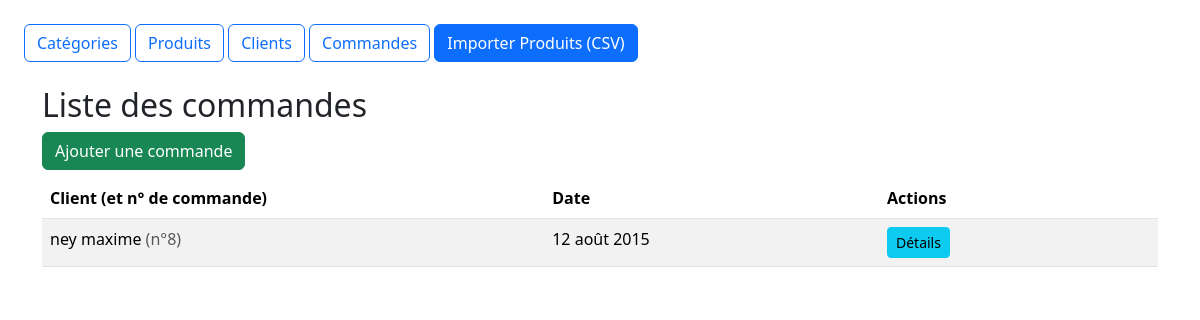
Page /driveapp/commande/ on the committed database.
### driveapp/models.py (models this page shows, shortened)
class Commande(models.Model):
    id_commandes = models.AutoField(primary_key=True)
    numero_commande = models.DecimalField(max_digits=10, decimal_places=0)
    id_client = models.ForeignKey(Client, on_delete=models.CASCADE, db_column='id_client')
    date = models.DateField()

class Client(models.Model):
    id_clients = models.AutoField(primary_key=True)
    nom = models.CharField(max_length=255)
    prenom = models.CharField(max_length=255)
    date_inscription = models.DateField()
    adresse = models.CharField(max_length=255)

### driveapp/views.py (the view)
# urls.py: path('commande/', views.liste_commandes, name='liste_commandes'),
def liste_commandes(request):
    commandes = Commande.objects.all()
    return render(request, 'driveapp/commande/liste.html', {'commandes': commandes})

### driveapp/templates/driveapp/commande/liste.html (shortened to what this page needs)
{% extends 'driveapp/base.html' %}
{% block content %}
<h2>Liste des commandes</h2>
<a href="{% url 'ajouter_commande' %}" class="btn btn-success mb-2">Ajouter une commande</a>
<table class="table table-striped">
    <thead>
        <tr>
            <th style="width: 45%">Client (et n° de commande)</th>
            <th style="width: 30%">Date</th>
            <th style="width: 25%">Actions</th>
        </tr>
    </thead>
    <tbody>
        {% for commande in commandes %}
        <tr>
            <td>{{ commande.id_client.nom }} {{ commande.id_client.prenom }} <span class="text-muted">(n°{{ commande.numero_commande }})</span></td>
            <td>{{ commande.date }}</td>
            <td>
                <a href="{% url 'detail_commande' commande.pk %}" class="btn btn-info btn-sm">Détails</a>
            </td>
        </tr>
        {% empty %}
        <tr><td colspan="3">Aucune commande trouvée.</td></tr>
        {% endfor %}
    </tbody>
</table>
{% endblock %}

### rows in the picture
Commande: id_client.nom "ney", id_client.prenom "maxime", numero_commande "8", date "12 août 2015"
